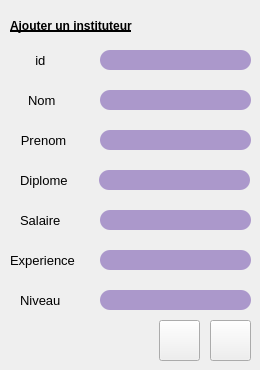
     <widget class="QWidget" name="page">
      <widget class="QLabel" name="label_3">
       <property name="geometry">
        <rect>
         <x>10</x>
         <y>10</y>
         <width>241</width>
         <height>31</height>
        </rect>
       </property>
       <property name="styleSheet">
        <string notr="true">font: 75 15pt &quot;Quicksand&quot;;
text-decoration: underline;
font-weight:bold;</string>
       </property>
       <property name="text">
        <string>Ajouter un instituteur</string>
       </property>
      </widget>
      <widget class="QLineEdit" name="lineEdit_23">
       <property name="geometry">
        <rect>
         <x>100</x>
         <y>50</y>
         <width>151</width>
         <height>20</height>
        </rect>
       </property>
       <property name="styleSheet">
        <string notr="true">border-color: rgb(255, 255, 255);

border-radius: 10px;
background-color: rgb(171, 152, 203);</string>
       </property>
      </widget>
      <widget class="QLineEdit" name="lineEdit_24">
       <property name="geometry">
        <rect>
         <x>100</x>
         <y>90</y>
         <width>151</width>
         <height>20</height>
        </rect>
       </property>
       <property name="styleSheet">
        <string notr="true">border-color: rgb(255, 255, 255);

border-radius: 10px;
background-color: rgb(171, 152, 203);</string>
       </property>
      </widget>
      <widget class="QLineEdit" name="lineEdit_25">
       <property name="geometry">
        <rect>
         <x>99</x>
         <y>170</y>
         <width>151</width>
         <height>20</height>
        </rect>
       </property>
       <property name="styleSheet">
        <string notr="true">border-color: rgb(255, 255, 255);

border-radius: 10px;
background-color: rgb(171, 152, 203);</string>
       </property>
      </widget>
      <widget class="QLineEdit" name="lineEdit_26">
       <property name="geometry">
        <rect>
         <x>100</x>
         <y>210</y>
         <width>151</width>
         <height>20</height>
        </rect>
       </property>
       <property name="styleSheet">
        <string notr="true">border-color: rgb(255, 255, 255);

border-radius: 10px;
background-color: rgb(171, 152, 203);</string>
       </property>
      </widget>
      <widget class="QLineEdit" name="lineEdit_27">
       <property name="geometry">
        <rect>
         <x>100</x>
         <y>250</y>
         <width>151</width>
         <height>20</height>
        </rect>
       </property>
       <property name="styleSheet">
        <string notr="true">border-color: rgb(255, 255, 255);

border-radius: 10px;
background-color: rgb(171, 152, 203);</string>
       </property>
      </widget>
      <widget class="QPushButton" name="pushButton_ajtinst_2">
       <property name="geometry">
        <rect>
         <x>159</x>
         <y>320</y>
         <width>41</width>
         <height>41</height>
        </rect>
       </property>
       <property name="styleSheet">
        <string notr="true">border-image: url(:/new/prefix1/icon/ok.png);</string>
       </property>
       <property name="text">
        <string/>
       </property>
      </widget>
      <widget class="QPushButton" name="pushButton_2">
       <property name="geometry">
        <rect>
         <x>210</x>
         <y>320</y>
         <width>41</width>
         <height>41</height>
        </rect>
       </property>
       <property name="styleSheet">
        <string notr="true">border-image: url(:/new/prefix1/icon/annuler.png);</string>
       </property>
       <property name="text">
        <string/>
       </property>
      </widget>
      <widget class="QLineEdit" name="lineEdit_28">
       <property name="geometry">
        <rect>
         <x>100</x>
         <y>130</y>
         <width>151</width>
         <height>20</height>
        </rect>
       </property>
       <property name="styleSheet">
        <string notr="true">border-color: rgb(255, 255, 255);

border-radius: 10px;
background-color: rgb(171, 152, 203);</string>
       </property>
      </widget>
      <widget class="QLineEdit" name="lineEdit_29">
       <property name="geometry">
        <rect>
         <x>100</x>
         <y>290</y>
         <width>151</width>
         <height>20</height>
        </rect>
       </property>
       <property name="styleSheet">
        <string notr="true">border-color: rgb(255, 255, 255);

border-radius: 10px;
background-color: rgb(171, 152, 203);</string>
       </property>
      </widget>
      <widget class="QLabel" name="label_4">
       <property name="geometry">
        <rect>
         <x>10</x>
         <y>50</y>
         <width>71</width>
         <height>20</height>
        </rect>
       </property>
       <property name="font">
        <font>
         <pointsize>10</pointsize>
        </font>
       </property>
       <property name="text">
        <string>       id</string>
       </property>
      </widget>
      <widget class="QLabel" name="label_14">
       <property name="geometry">
        <rect>
         <x>10</x>
         <y>90</y>
         <width>71</width>
         <height>20</height>
        </rect>
       </property>
       <property name="font">
        <font>
         <pointsize>10</pointsize>
        </font>
       </property>
       <property name="text">
        <string>     Nom</string>
       </property>
      </widget>
      <widget class="QLabel" name="label_15">
       <property name="geometry">
        <rect>
         <x>10</x>
         <y>130</y>
         <width>71</width>
         <height>20</height>
        </rect>
       </property>
       <property name="font">
        <font>
         <pointsize>10</pointsize>
        </font>
       </property>
       <property name="text">
        <string>   Prenom</string>
       </property>
      </widget>
      <widget class="QLabel" name="label_16">
       <property name="geometry">
        <rect>
         <x>20</x>
         <y>170</y>
         <width>71</width>
         <height>20</height>
        </rect>
       </property>
       <property name="font">
        <font>
         <pointsize>10</pointsize>
        </font>
       </property>
       <property name="text">
        <string>Diplome</string>
       </property>
      </widget>
      <widget class="QLabel" name="label_17">
       <property name="geometry">
        <rect>
         <x>20</x>
         <y>210</y>
         <width>71</width>
         <height>20</height>
        </rect>
       </property>
       <property name="font">
        <font>
         <pointsize>10</pointsize>
        </font>
       </property>
       <property name="text">
        <string>Salaire</string>
       </property>
      </widget>
      <widget class="QLabel" name="label_18">
       <property name="geometry">
        <rect>
         <x>10</x>
         <y>250</y>
         <width>71</width>
         <height>20</height>
        </rect>
       </property>
       <property name="font">
        <font>
         <pointsize>10</pointsize>
        </font>
       </property>
       <property name="text">
        <string>Experience</string>
       </property>
      </widget>
      <widget class="QLabel" name="label_19">
       <property name="geometry">
        <rect>
         <x>20</x>
         <y>290</y>
         <width>71</width>
         <height>20</height>
        </rect>
       </property>
       <property name="font">
        <font>
         <pointsize>10</pointsize>
        </font>
       </property>
       <property name="text">
        <string>Niveau</string>
       </property>
      </widget>
     </widget>
